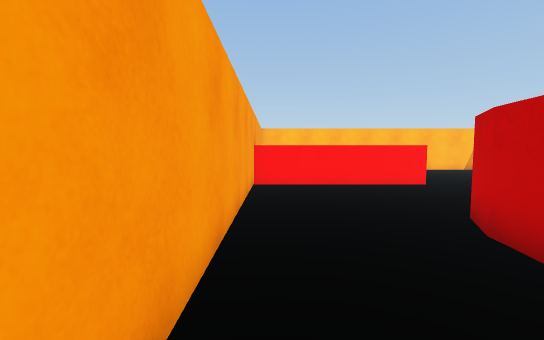
View 1 (above)

16 first-person views from a walk through a Unity game level. The camera is 1.3 m above the floor, tilts 4° down and sees 90° across. The floor is counted in squares, 1 m on a side. Each view is taken from the middle of a square. On the plan, view 1 faces up. The plan holds only what a view shows up to about 13 squares ahead; the rest is blank.

View 2
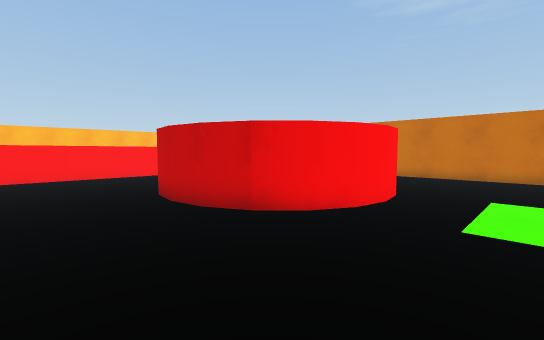

View 3
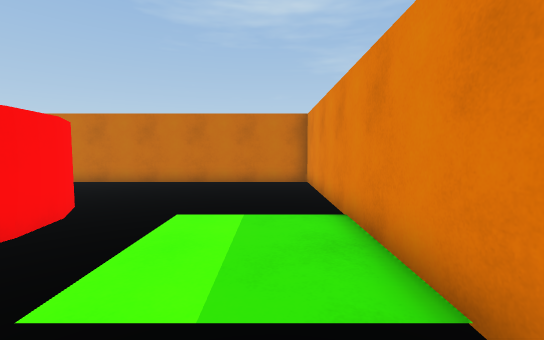

View 4
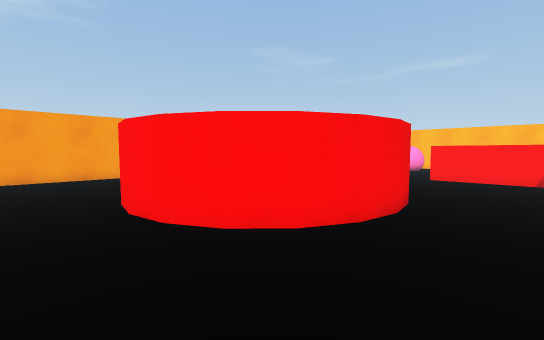

View 5
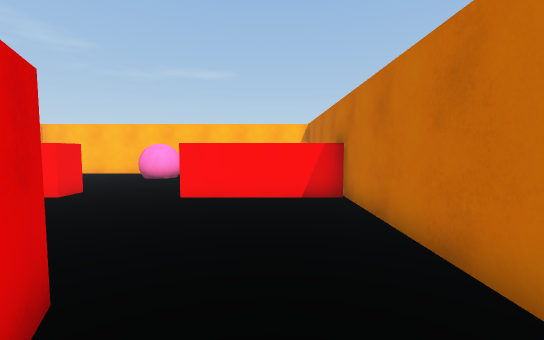

View 6
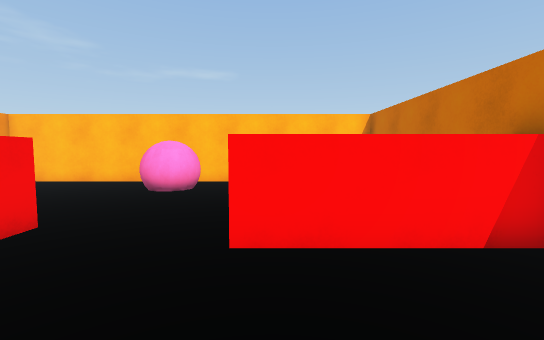

View 7
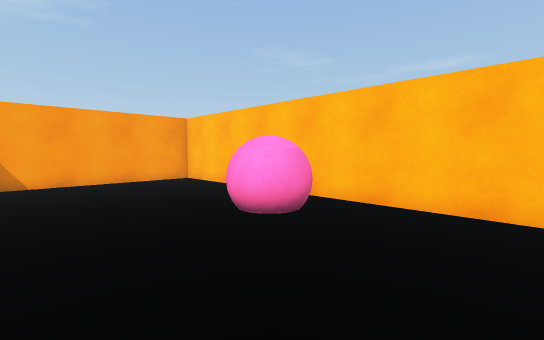

View 8
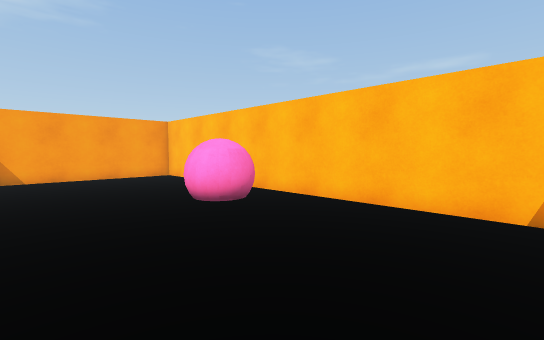

View 9
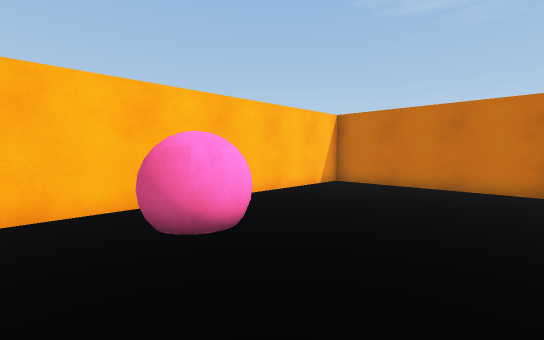

View 10
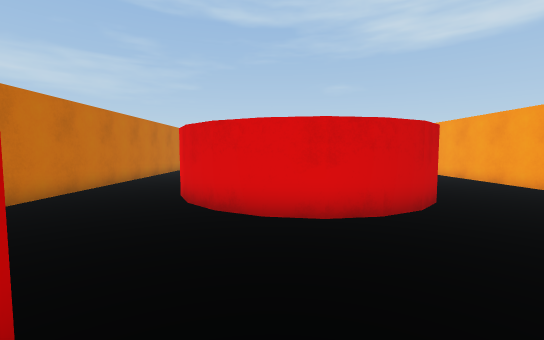

View 11
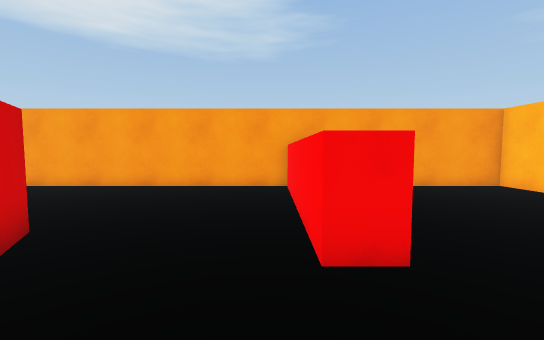

View 12
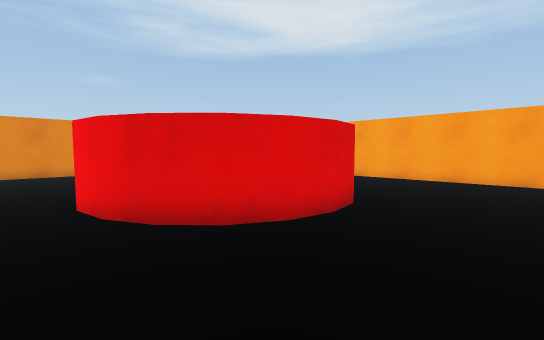

View 13
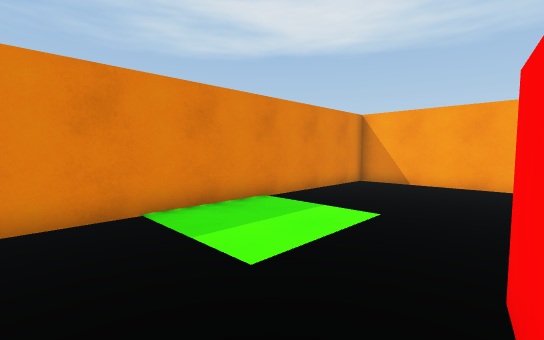

View 14
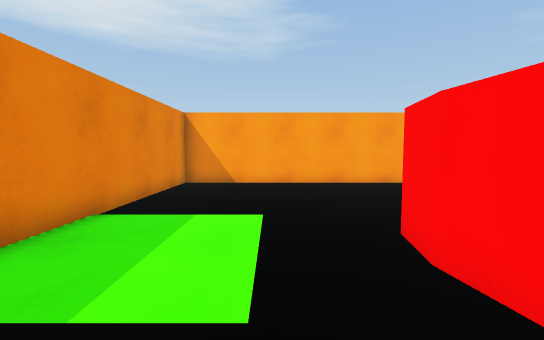

View 15
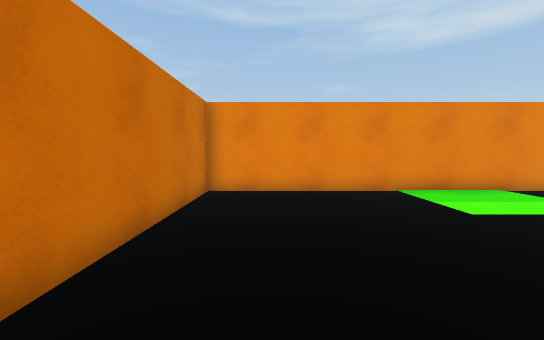

View 16
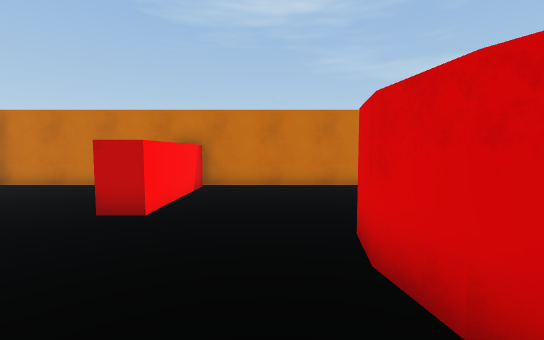

### Floor plan
Key: @ floor where view 1 was taken; # wall or solid block; . floor; ^ raised ledge; B ball.
Columns run from 1 left of view 1 to 14 right of it. Each row starts with its distance up from view 1.
 18 ################
 17 #......BB......#
 16 #......BB......#
 15 #..............#
 14 #..............#
 13 #..............#
 12 #..............#
 11 #^^^^^^^...^^^^#
 10 #..............#
  9 #..............#
  8 #..............#
  7 #......^^^.....#
  6 #.....^^ ^^....#
  5 #....^     ^...#
  4 #...^^     ^^..#
  3 #...^       ^..#
  2 #...^       ^..#
  1 #....^     ^...#
  0 #@...^^   ^^...#
 -1 #......^^^.....#
 -2 #..............#
 -3 #..............#
 -4 #..............#
 -5 #..............#
 -6 #..............#
 -7 ################

Positions as (right, up) in squares from view 1, and headings:
1: (0, 0), facing up
2: (0, -4), facing up-right
3: (3, -5), facing right
4: (13, -3), facing up-left
5: (12, 3), facing up
6: (10, 7), facing up
7: (11, 12), facing up-left
8: (13, 12), facing up-left
9: (4, 12), facing up-right
10: (8, 12), facing down
11: (9, 10), facing left
12: (12, 10), facing down-left
13: (10, -1), facing down-left
14: (10, -3), facing left
15: (12, 2), facing down
16: (4, 8), facing right
